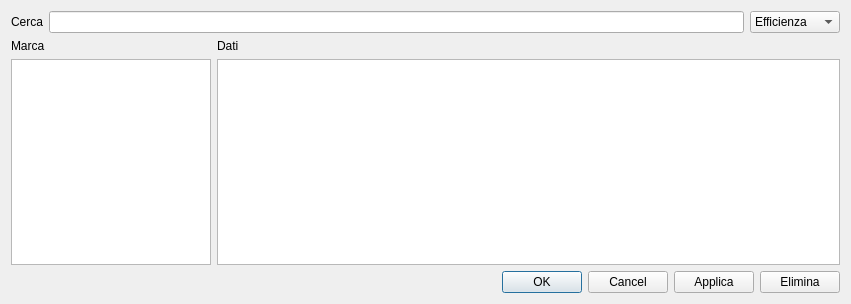
<?xml version="1.0" encoding="UTF-8"?>
<ui version="4.0">
 <class>DatiInverter</class>
 <widget class="QDialog" name="DatiInverter">
  <property name="geometry">
   <rect>
    <x>0</x>
    <y>0</y>
    <width>851</width>
    <height>304</height>
   </rect>
  </property>
  <property name="windowTitle">
   <string>Selezione inverter</string>
  </property>
  <layout class="QGridLayout" name="gridLayout">
   <item row="0" column="0" colspan="2">
    <layout class="QHBoxLayout" name="horizontalLayout">
     <item>
      <widget class="QLabel" name="label">
       <property name="text">
        <string>Cerca</string>
       </property>
      </widget>
     </item>
     <item>
      <widget class="QLineEdit" name="lineSearch"/>
     </item>
     <item>
      <widget class="QComboBox" name="comboFilter">
       <item>
        <property name="text">
         <string>Efficienza</string>
        </property>
       </item>
       <item>
        <property name="text">
         <string>Vmp</string>
        </property>
       </item>
       <item>
        <property name="text">
         <string>Pnom</string>
        </property>
       </item>
       <item>
        <property name="text">
         <string>Costruttore</string>
        </property>
       </item>
       <item>
        <property name="text">
         <string>Modello</string>
        </property>
       </item>
       <item>
        <property name="text">
         <string>Vmin</string>
        </property>
       </item>
       <item>
        <property name="text">
         <string>Vmax</string>
        </property>
       </item>
       <item>
        <property name="text">
         <string>Vmpmin</string>
        </property>
       </item>
       <item>
        <property name="text">
         <string>Vmpmax</string>
        </property>
       </item>
       <item>
        <property name="text">
         <string>tipo</string>
        </property>
       </item>
      </widget>
     </item>
    </layout>
   </item>
   <item row="1" column="0">
    <widget class="QLabel" name="label_3">
     <property name="text">
      <string>Marca</string>
     </property>
    </widget>
   </item>
   <item row="1" column="1">
    <widget class="QLabel" name="label_2">
     <property name="text">
      <string>Dati</string>
     </property>
    </widget>
   </item>
   <item row="2" column="0">
    <widget class="QListView" name="listMarca">
     <property name="maximumSize">
      <size>
       <width>200</width>
       <height>16777215</height>
      </size>
     </property>
    </widget>
   </item>
   <item row="2" column="1">
    <widget class="QTableView" name="tViewDatiInverter">
     <property name="alternatingRowColors">
      <bool>true</bool>
     </property>
     <property name="sortingEnabled">
      <bool>true</bool>
     </property>
    </widget>
   </item>
   <item row="3" column="1">
    <layout class="QHBoxLayout" name="horizontalLayout_2">
     <item>
      <widget class="QDialogButtonBox" name="buttonBox">
       <property name="orientation">
        <enum>Qt::Horizontal</enum>
       </property>
       <property name="standardButtons">
        <set>QDialogButtonBox::Cancel|QDialogButtonBox::Ok</set>
       </property>
      </widget>
     </item>
     <item>
      <widget class="QPushButton" name="pushApplica">
       <property name="text">
        <string>Applica</string>
       </property>
      </widget>
     </item>
     <item>
      <widget class="QPushButton" name="pushElimina">
       <property name="text">
        <string>Elimina</string>
       </property>
      </widget>
     </item>
    </layout>
   </item>
  </layout>
 </widget>
 <resources/>
 <connections>
  <connection>
   <sender>buttonBox</sender>
   <signal>rejected()</signal>
   <receiver>DatiInverter</receiver>
   <slot>reject()</slot>
   <hints>
    <hint type="sourcelabel">
     <x>316</x>
     <y>260</y>
    </hint>
    <hint type="destinationlabel">
     <x>286</x>
     <y>274</y>
    </hint>
   </hints>
  </connection>
  <connection>
   <sender>buttonBox</sender>
   <signal>accepted()</signal>
   <receiver>DatiInverter</receiver>
   <slot>accept()</slot>
   <hints>
    <hint type="sourcelabel">
     <x>248</x>
     <y>254</y>
    </hint>
    <hint type="destinationlabel">
     <x>157</x>
     <y>274</y>
    </hint>
   </hints>
  </connection>
 </connections>
</ui>
